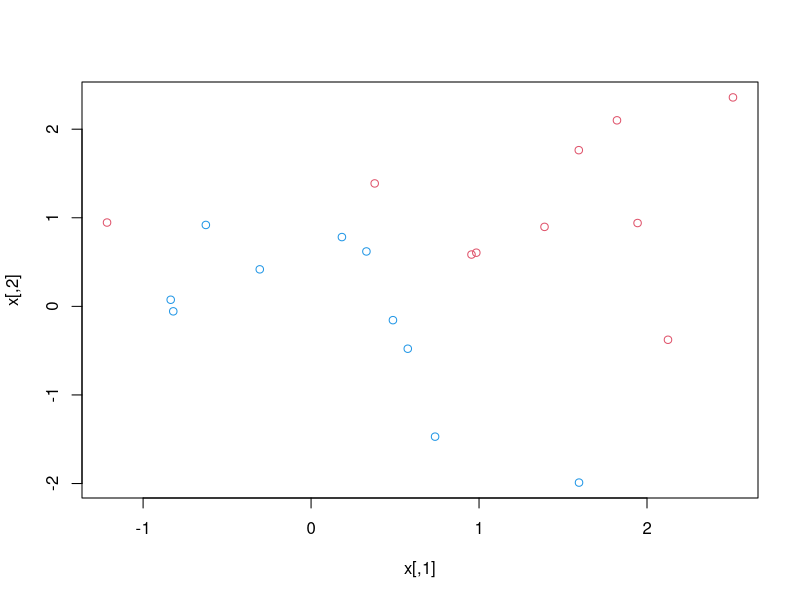
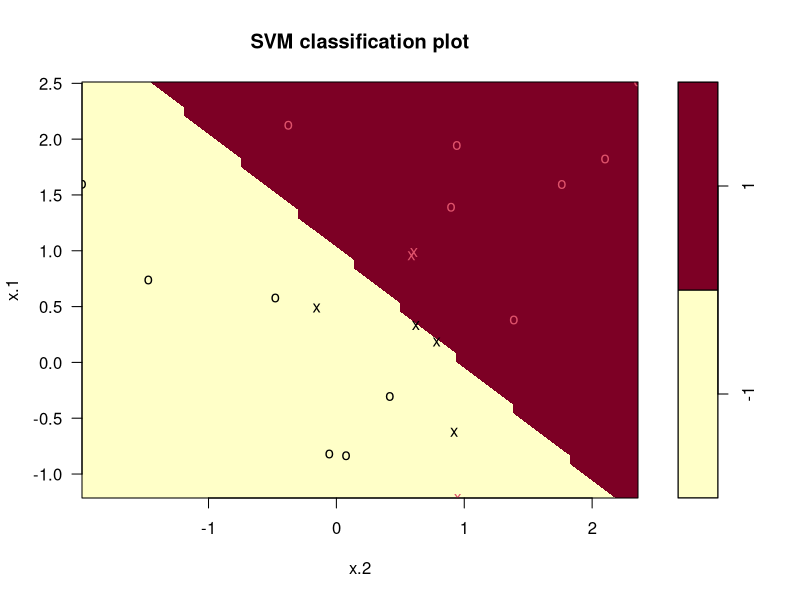
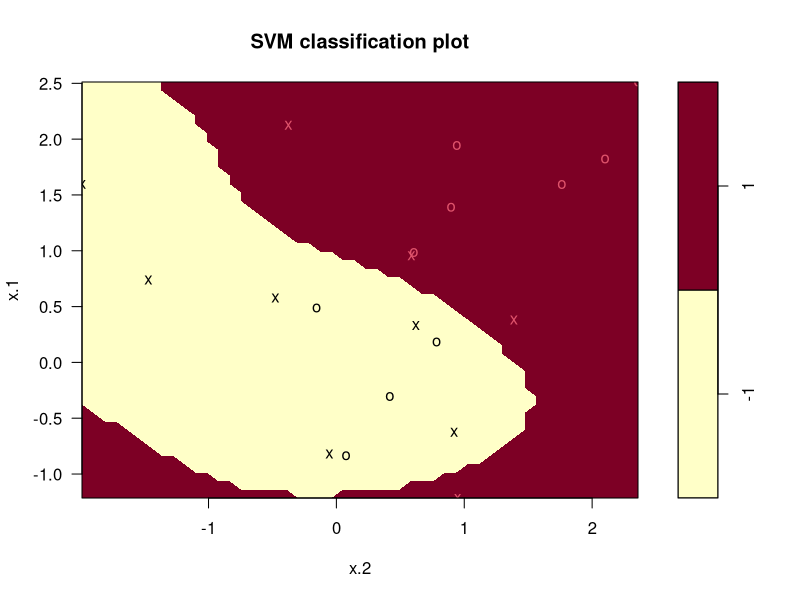
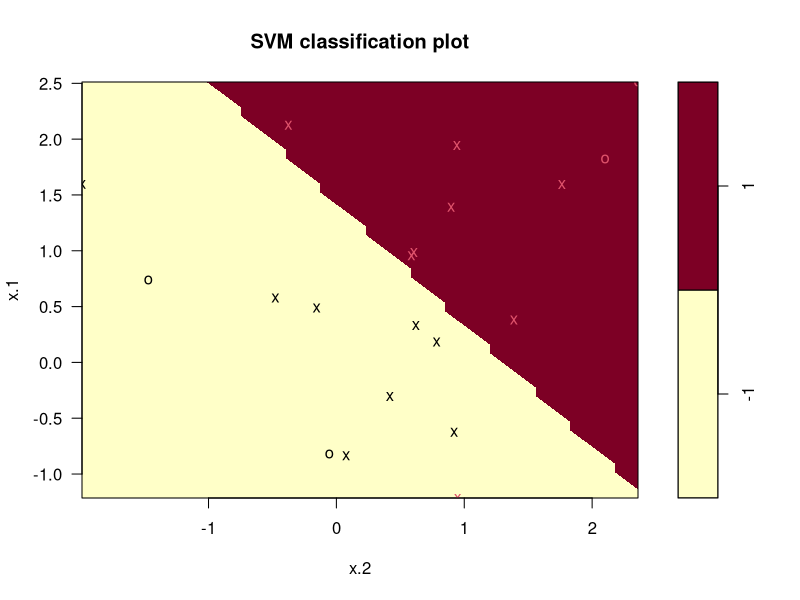

The R source for these figures, in order:
library(e1071)
library(MLmetrics)


set.seed(1)
x=matrix(rnorm(20*2),ncol=2)
y=c(rep(-1,10),rep(1,10))
x[y == 1, ] =x[y == 1, ] + 1 
x
y
plot(x, col = (3 - y))
dat=data.frame(x=x , y=as.factor(y))
dat
##Test Data Generation
xtest = matrix(rnorm(20*2), ncol = 2)
ytest = sample(c(-1, 1), 20, rep = TRUE)
xtest
ytest
xtest[ytest == 1, ] = xtest[ytest == 1, ] + 1
testdat = data.frame(x = xtest, y = as.factor(ytest))
testdat

#Model Building
svmfit1 = svm(y~. ,  data = dat, kernel = "linear", cost = 10, scale = FALSE)
plot(svmfit1, dat)
summary(svmfit1)

# Support Vectors
svmfit1$index

#Confusion Matrix
ypred1 = predict(svmfit1, testdat)
ypred1
cm<-table(predict = ypred1, truth = testdat$y)
cm
TP <-cm[1,1]
TP
FP <- cm[2,1]
FP
TN<-cm[2,2]
TN
FN <- cm[1,2]
FN

acc<-(TP+TN)/(TP+FP+TN+FN)
acc

#recall
sens<-TP/(TP+FN)
sens

#precission
prec<-TP/(TP+FP)
prec

f1<- 2*prec*sens/(prec+sens)
f1

#Metics
ConfusionMatrix(ypred1,testdat$y)
Accuracy(ypred1,testdat$y)
Precision(ypred1,testdat$y)
Recall(ypred1,testdat$y)
F1_Score(ypred1,testdat$y)

#radial
#Model Building
svmfit1 = svm(y~. ,  data = dat, kernel = "radial", cost = 10, scale = FALSE)
plot(svmfit1, dat)
summary(svmfit1)

# Support Vectors
svmfit1$index

#Confusion Matrix
ypred1 = predict(svmfit1, testdat)
ypred1

#Metics
ConfusionMatrix(ypred1,testdat$y)
Accuracy(ypred1,testdat$y)
Precision(ypred1,testdat$y)
Recall(ypred1,testdat$y)
F1_Score(ypred1,testdat$y)

#Model Building
svmfit2 = svm(y~. ,  data = dat, kernel = "linear", cost = 0.1, scale = FALSE)
plot(svmfit2, dat)
summary(svmfit2)

# Support Vectors
svmfit2$index

#Confusion Matrix
ypred2 = predict(svmfit2, testdat)
ypred2

#Metics
ConfusionMatrix(ypred2,testdat$y)
Accuracy(ypred2,testdat$y)
Precision(ypred2,testdat$y)
Recall(ypred2,testdat$y)
F1_Score(ypred2,testdat$y)
